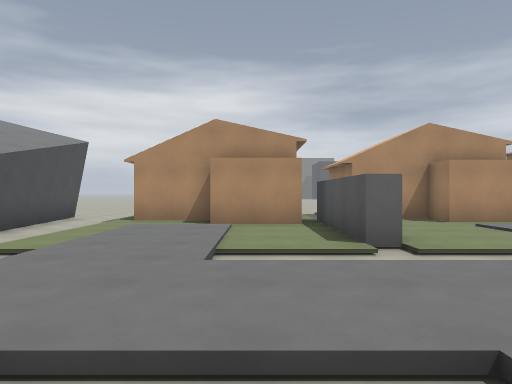
[1] (above)

24 first-person views from a walk through a 3-D level made in the Godot game engine. The camera is 1.4 m above the floor, looks level and sees 70° across. The floor is counted in squares, 2 m on a side. Each view is taken from the middle of a square. On the plan, view 1 faces up. The plan holds only what a view shows up to about 11 squares ahead; the rest is blank. The place goes on beyond the plan.

[2]
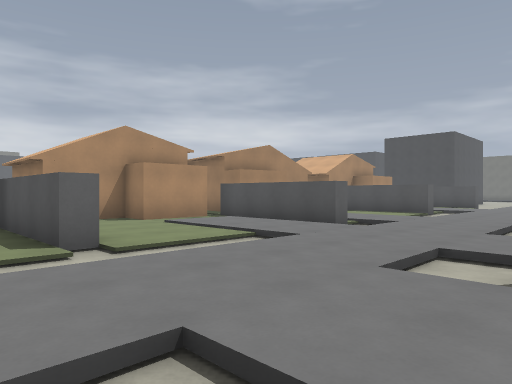

[3]
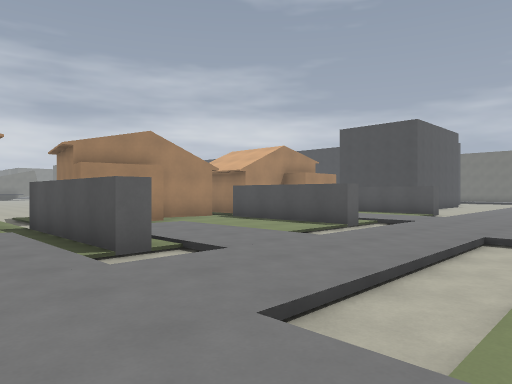

[4]
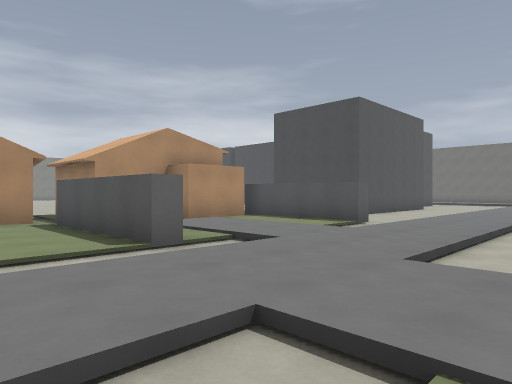

[5]
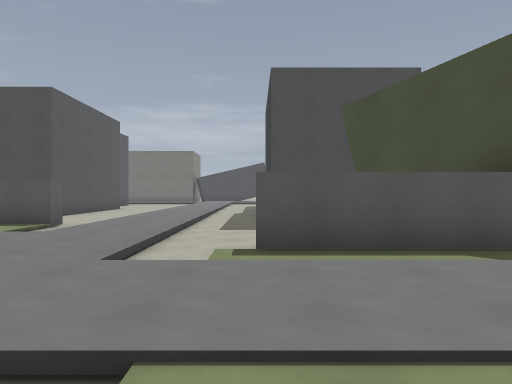

[6]
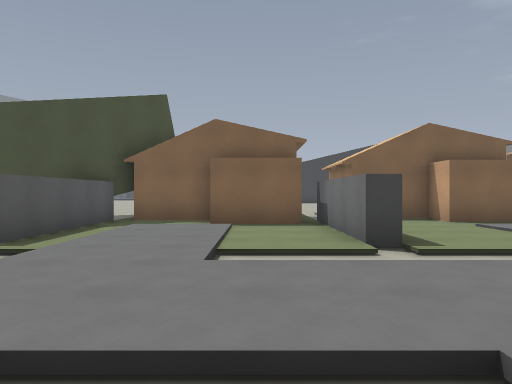

[7]
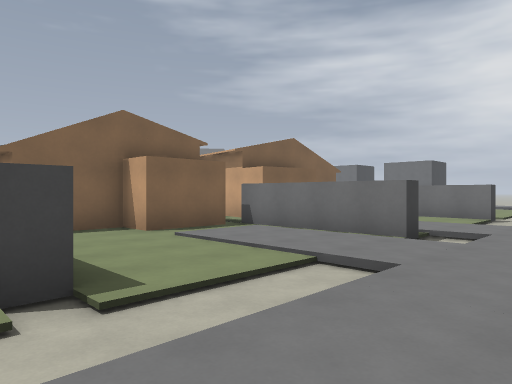

[8]
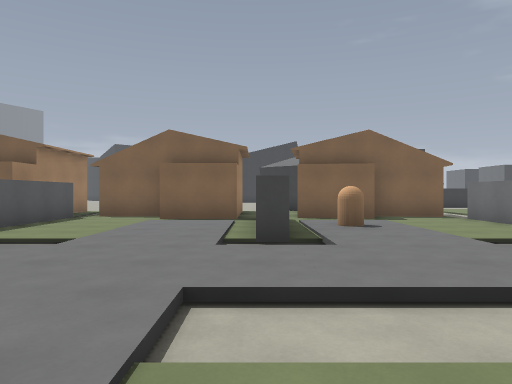

[9]
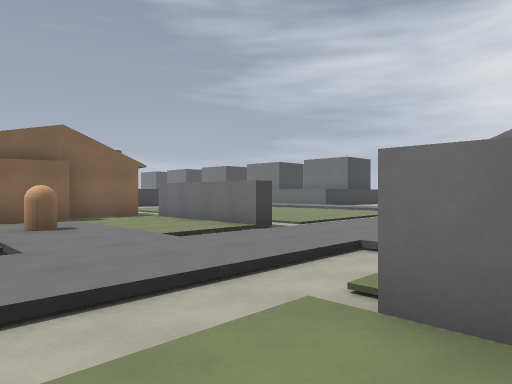

[10]
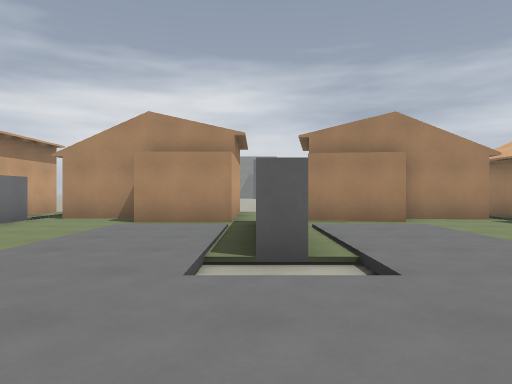

[11]
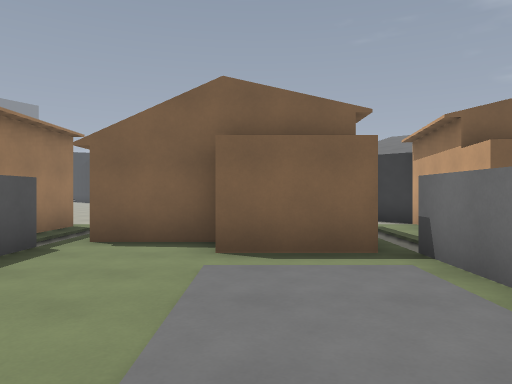

[12]
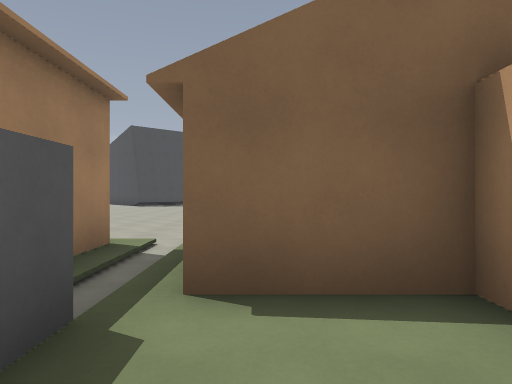

[13]
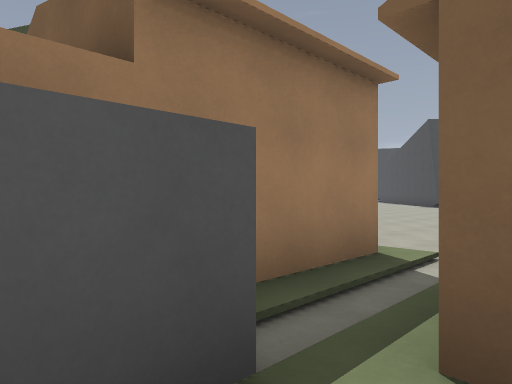

[14]
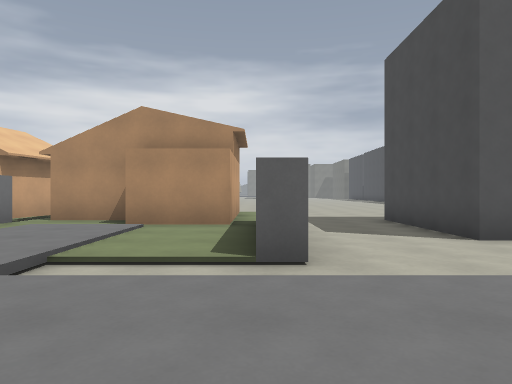

[15]
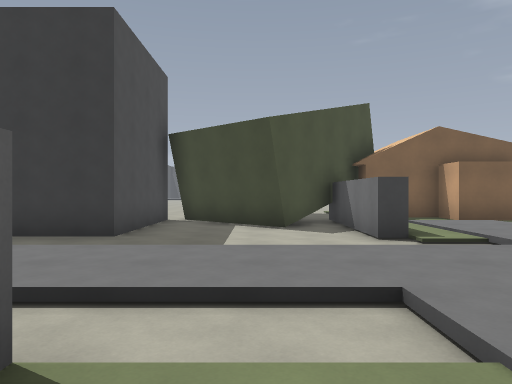

[16]
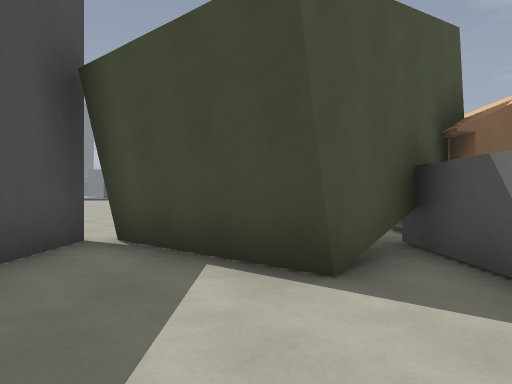

[17]
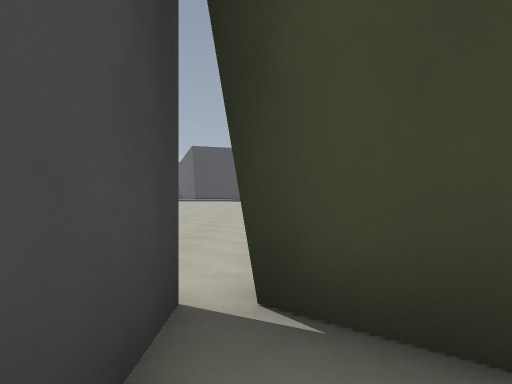

[18]
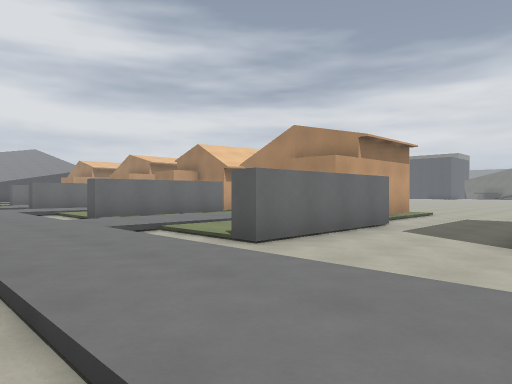

[19]
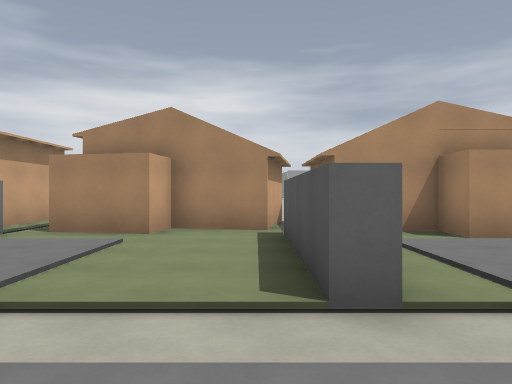

[20]
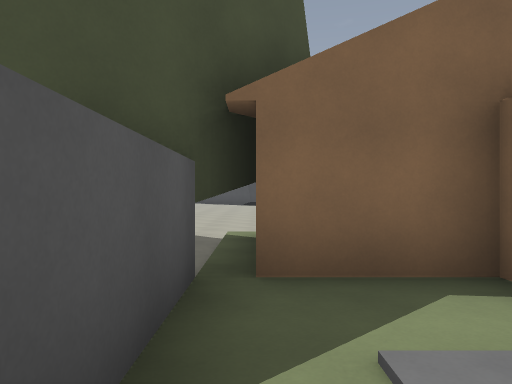

[21]
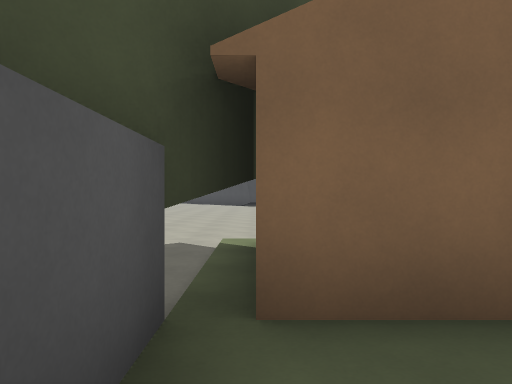

[22]
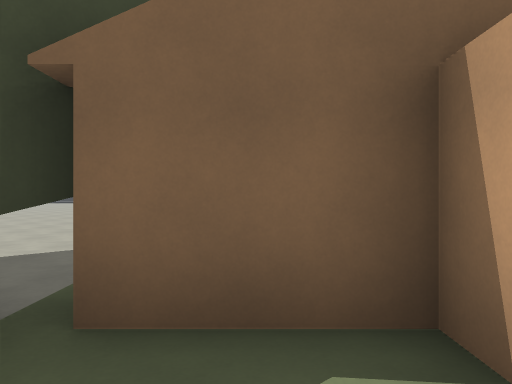

[23]
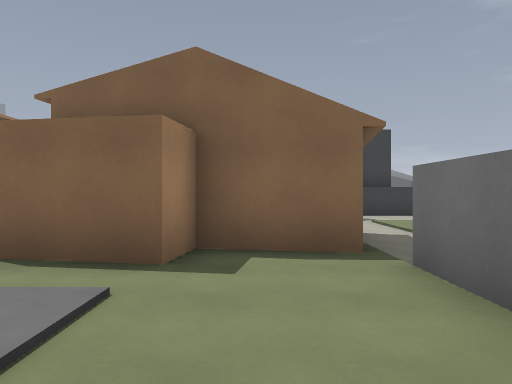

[24]
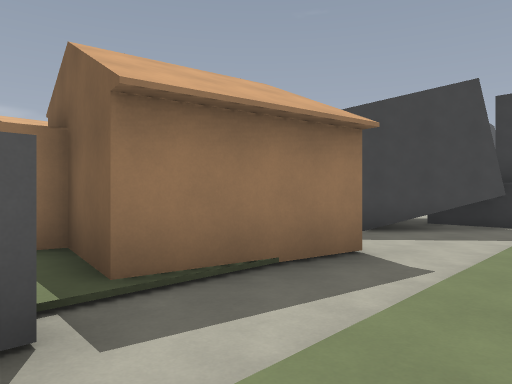

### Floor plan
Points are (right, up) in squares from view 1. A wall is a line through its corners. A room is listed if a view was taken in it or the views show most of it. See-through windows are left out.
Room 1 (views 1, 2, 3, 4, 5, 6, 7, 8, 9, 10, 11, 12, 13, 14, 15, 16, 17, 18, 19, 20, 21, 22, 23, 24)
walls: (7.6, 4.5) (7, 4.5) (7, 8.5); (8.9, 0) (9.5, 0) (9.5, -4); (6.5, 8.5) (4.5, 8.5) (4.5, 9.5) (2.5, 9.5); (10, -3) (12, -3) (12, -4) (14, -4); (3.4, 0.5) (4, 0.5) (4, -3.5); (13, 8.5) (13, 4.5) (12.5, 4.5) (12.5, 8.5); (12.2, 9.2) (10.3, 9.5) (10.1, 8.5) (8.1, 8.9); (9, -4) (9, -1.1); (2, 5.8) (2, 5) (1.5, 5) (1.5, 9); (4.5, -3.5) (6.5, -3.5) (6.5, -4.5) (8.5, -4.5); (14.9, -3.6) (16.5, -1.9) (19.1, -4.2); (14, -4.7) (14.5, -4.1) (14.5, 0) (15, 0) (15, -4); (2, 9) (2, 8.1); (1, 8) (-1, 8); (18.5, 8.5) (18.5, 4.5) (18, 4.5) (18, 7.6); (-2, 0.5) (-1.5, 0.5) (-1.5, -3.5); (-1, 9) (-3, 9); (17.5, 12) (17.5, 8) (15.5, 8) (15.5, 9) (13.5, 9); (-1.2, -4.2) (0.7, -4.5) (0.9, -3.5) (2.9, -3.9); (19.5, -4.4) (19.5, -0.4) (21.3, -0.4); (21.8, 6.3) (21.2, 6.3) (21.2, 10.2)
ways out: opening at (12, 9) to room 2; opening at (-3, -3.3); gap at (3, -4); gap at (8, 9)
Room 2 (no view inside)
walls: (13.5, 10.2) (13.5, 12); (12.7, 12) (12.2, 9.2)
ways out: opening at (12, 9) to room 1

Where each view was taken, in squares from view 1:
view 1: 0 up, 0 right, facing up
view 2: 0 up, 0 right, facing up-right
view 3: 0 up, 5 right, facing up-right
view 4: 0 up, 10 right, facing up-right
view 5: 0 up, 10 right, facing right
view 6: 5 up, 11 right, facing down
view 7: 3 up, 10 right, facing down-left
view 8: 6 up, 4 right, facing down
view 9: 6 up, 4 right, facing down-left
view 10: 1 up, 7 right, facing up
view 11: 1 up, 6 right, facing down
view 12: 2 down, 8 right, facing down
view 13: 3 down, 8 right, facing down-right
view 14: 1 up, 18 right, facing up
view 15: 6 up, 17 right, facing down
view 16: 1 up, 17 right, facing down
view 17: 2 down, 19 right, facing down
view 18: 1 up, 22 right, facing up-left
view 19: 2 up, 12 right, facing up
view 20: 1 down, 14 right, facing down
view 21: 2 down, 14 right, facing down
view 22: 2 down, 13 right, facing down
view 23: 0 up, 0 right, facing down
view 24: 3 down, 4 left, facing down-right
